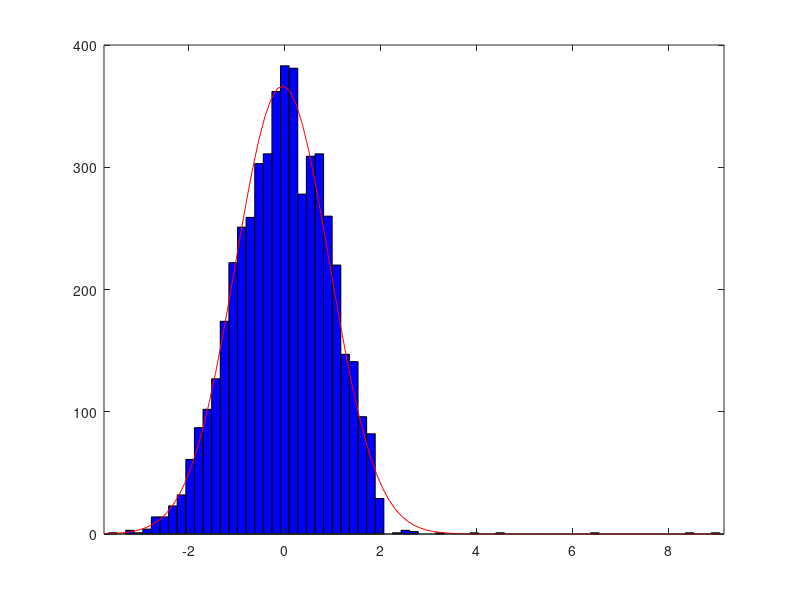

The MATLAB source for this figure:
% Description:
% A simple program to generate n random normals, and redraw all values
% larger than 2 from a chi(2) distribution
%
% Author:       Thor P. Nielsen (Thor.Nielsen@econ.ku.dk)
% Date:         13-01-2018
% Version:      1.0
%
%%




n = 5000;
x = normrnd(0,1,n,1);

%Loops over all observations
for i=1:n
    %If a value is greater than 2, replace with a value from a chi2rnd
    if x(i)>2
        x(i) = chi2rnd(1);
    end
end

%plot a histogram and kernel density
histfit(x)